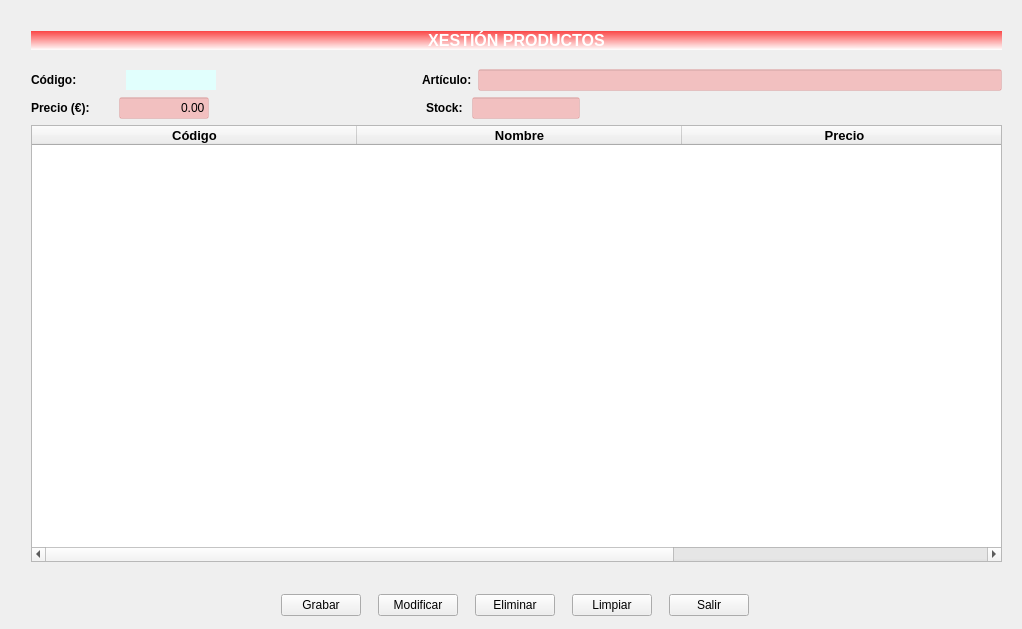
        <widget class="QWidget" name="panelPro">
         <attribute name="title">
          <string>Productos</string>
         </attribute>
         <widget class="QWidget" name="layoutWidget">
          <property name="geometry">
           <rect>
            <x>20</x>
            <y>590</y>
            <width>993</width>
            <height>30</height>
           </rect>
          </property>
          <layout class="QGridLayout" name="griBotonPro">
           <property name="sizeConstraint">
            <enum>QLayout::SetDefaultConstraint</enum>
           </property>
           <property name="leftMargin">
            <number>250</number>
           </property>
           <property name="topMargin">
            <number>0</number>
           </property>
           <property name="rightMargin">
            <number>250</number>
           </property>
           <property name="bottomMargin">
            <number>0</number>
           </property>
           <item row="0" column="3">
            <widget class="QPushButton" name="btnLimpiarPro">
             <property name="sizePolicy">
              <sizepolicy hsizetype="Fixed" vsizetype="Fixed">
               <horstretch>0</horstretch>
               <verstretch>0</verstretch>
              </sizepolicy>
             </property>
             <property name="text">
              <string>Limpiar</string>
             </property>
            </widget>
           </item>
           <item row="0" column="0">
            <widget class="QPushButton" name="btnAltaPro">
             <property name="sizePolicy">
              <sizepolicy hsizetype="Fixed" vsizetype="Fixed">
               <horstretch>0</horstretch>
               <verstretch>0</verstretch>
              </sizepolicy>
             </property>
             <property name="text">
              <string>Grabar</string>
             </property>
            </widget>
           </item>
           <item row="0" column="2">
            <widget class="QPushButton" name="btnPro">
             <property name="sizePolicy">
              <sizepolicy hsizetype="Fixed" vsizetype="Fixed">
               <horstretch>0</horstretch>
               <verstretch>0</verstretch>
              </sizepolicy>
             </property>
             <property name="text">
              <string>Eliminar</string>
             </property>
            </widget>
           </item>
           <item row="0" column="1">
            <widget class="QPushButton" name="btnModifPro">
             <property name="sizePolicy">
              <sizepolicy hsizetype="Fixed" vsizetype="Fixed">
               <horstretch>0</horstretch>
               <verstretch>0</verstretch>
              </sizepolicy>
             </property>
             <property name="text">
              <string>Modificar</string>
             </property>
            </widget>
           </item>
           <item row="0" column="4">
            <widget class="QPushButton" name="btnSalirpro">
             <property name="sizePolicy">
              <sizepolicy hsizetype="Fixed" vsizetype="Fixed">
               <horstretch>0</horstretch>
               <verstretch>0</verstretch>
              </sizepolicy>
             </property>
             <property name="text">
              <string>Salir</string>
             </property>
            </widget>
           </item>
          </layout>
         </widget>
         <widget class="QWidget" name="layoutWidget">
          <property name="geometry">
           <rect>
            <x>31</x>
            <y>31</y>
            <width>971</width>
            <height>531</height>
           </rect>
          </property>
          <layout class="QGridLayout" name="gridLayout_12">
           <item row="0" column="0">
            <widget class="QLabel" name="lblXestPro">
             <property name="font">
              <font>
               <pointsize>12</pointsize>
               <weight>75</weight>
               <bold>true</bold>
              </font>
             </property>
             <property name="styleSheet">
              <string notr="true">background-color: qlineargradient(spread:pad, x1:0.488636, y1:0, x2:0.506, y2:1, stop:0 rgba(255, 0, 0, 180), stop:1 rgba(255, 255, 255, 255));
color: rgb(255, 255, 255);</string>
             </property>
             <property name="text">
              <string>XESTIÓN PRODUCTOS</string>
             </property>
             <property name="alignment">
              <set>Qt::AlignCenter</set>
             </property>
            </widget>
           </item>
           <item row="1" column="0">
            <spacer name="verticalSpacer_3">
             <property name="orientation">
              <enum>Qt::Vertical</enum>
             </property>
             <property name="sizeType">
              <enum>QSizePolicy::Fixed</enum>
             </property>
             <property name="sizeHint" stdset="0">
              <size>
               <width>20</width>
               <height>13</height>
              </size>
             </property>
            </spacer>
           </item>
           <item row="2" column="0">
            <layout class="QGridLayout" name="gridLayout_11">
             <item row="0" column="0">
              <layout class="QGridLayout" name="gridLayout_10">
               <item row="0" column="3">
                <layout class="QGridLayout" name="gridLayout_8">
                 <item row="0" column="2">
                  <widget class="QLineEdit" name="editArtic">
                   <property name="sizePolicy">
                    <sizepolicy hsizetype="Maximum" vsizetype="Fixed">
                     <horstretch>0</horstretch>
                     <verstretch>0</verstretch>
                    </sizepolicy>
                   </property>
                   <property name="maximumSize">
                    <size>
                     <width>1000</width>
                     <height>16777215</height>
                    </size>
                   </property>
                   <property name="whatsThis">
                    <string/>
                   </property>
                   <property name="accessibleName">
                    <string/>
                   </property>
                   <property name="accessibleDescription">
                    <string/>
                   </property>
                   <property name="styleSheet">
                    <string notr="true">background-color: rgba(255, 0, 0, 50);</string>
                   </property>
                   <property name="inputMethodHints">
                    <set>Qt::ImhNone</set>
                   </property>
                   <property name="inputMask">
                    <string/>
                   </property>
                   <property name="text">
                    <string/>
                   </property>
                  </widget>
                 </item>
                 <item row="0" column="1">
                  <widget class="QLabel" name="lblArticulo">
                   <property name="sizePolicy">
                    <sizepolicy hsizetype="Fixed" vsizetype="Fixed">
                     <horstretch>0</horstretch>
                     <verstretch>0</verstretch>
                    </sizepolicy>
                   </property>
                   <property name="font">
                    <font>
                     <weight>75</weight>
                     <bold>true</bold>
                    </font>
                   </property>
                   <property name="text">
                    <string>Artículo:</string>
                   </property>
                  </widget>
                 </item>
                 <item row="0" column="0">
                  <spacer name="horizontalSpacer_9">
                   <property name="orientation">
                    <enum>Qt::Horizontal</enum>
                   </property>
                   <property name="sizeType">
                    <enum>QSizePolicy::Fixed</enum>
                   </property>
                   <property name="sizeHint" stdset="0">
                    <size>
                     <width>200</width>
                     <height>20</height>
                    </size>
                   </property>
                  </spacer>
                 </item>
                </layout>
               </item>
               <item row="0" column="2">
                <widget class="QLabel" name="lblCodPro">
                 <property name="sizePolicy">
                  <sizepolicy hsizetype="Ignored" vsizetype="Fixed">
                   <horstretch>0</horstretch>
                   <verstretch>0</verstretch>
                  </sizepolicy>
                 </property>
                 <property name="minimumSize">
                  <size>
                   <width>15</width>
                   <height>0</height>
                  </size>
                 </property>
                 <property name="maximumSize">
                  <size>
                   <width>90</width>
                   <height>20</height>
                  </size>
                 </property>
                 <property name="font">
                  <font>
                   <weight>75</weight>
                   <bold>true</bold>
                  </font>
                 </property>
                 <property name="styleSheet">
                  <string notr="true">background-color: rgb(225, 255, 253);</string>
                 </property>
                 <property name="text">
                  <string/>
                 </property>
                 <property name="alignment">
                  <set>Qt::AlignCenter</set>
                 </property>
                </widget>
               </item>
               <item row="0" column="0">
                <widget class="QLabel" name="lblCodP">
                 <property name="sizePolicy">
                  <sizepolicy hsizetype="Fixed" vsizetype="Fixed">
                   <horstretch>0</horstretch>
                   <verstretch>0</verstretch>
                  </sizepolicy>
                 </property>
                 <property name="font">
                  <font>
                   <weight>75</weight>
                   <bold>true</bold>
                  </font>
                 </property>
                 <property name="text">
                  <string>Código: </string>
                 </property>
                </widget>
               </item>
               <item row="0" column="1">
                <spacer name="horizontalSpacer_10">
                 <property name="orientation">
                  <enum>Qt::Horizontal</enum>
                 </property>
                 <property name="sizeType">
                  <enum>QSizePolicy::Fixed</enum>
                 </property>
                 <property name="sizeHint" stdset="0">
                  <size>
                   <width>40</width>
                   <height>20</height>
                  </size>
                 </property>
                </spacer>
               </item>
              </layout>
             </item>
             <item row="1" column="0">
              <layout class="QGridLayout" name="gridLayout_9">
               <item row="0" column="2">
                <widget class="QLineEdit" name="editPrec">
                 <property name="sizePolicy">
                  <sizepolicy hsizetype="Maximum" vsizetype="Fixed">
                   <horstretch>0</horstretch>
                   <verstretch>0</verstretch>
                  </sizepolicy>
                 </property>
                 <property name="maximumSize">
                  <size>
                   <width>90</width>
                   <height>16777215</height>
                  </size>
                 </property>
                 <property name="whatsThis">
                  <string extracomment="Precio en Euros"/>
                 </property>
                 <property name="accessibleName">
                  <string/>
                 </property>
                 <property name="accessibleDescription">
                  <string/>
                 </property>
                 <property name="styleSheet">
                  <string notr="true">background-color: rgba(255, 0, 0, 50);</string>
                 </property>
                 <property name="inputMethodHints">
                  <set>Qt::ImhUppercaseOnly</set>
                 </property>
                 <property name="inputMask">
                  <string extracomment="Precio en €"/>
                 </property>
                 <property name="text">
                  <string>0.00</string>
                 </property>
                 <property name="alignment">
                  <set>Qt::AlignRight|Qt::AlignTrailing|Qt::AlignVCenter</set>
                 </property>
                </widget>
               </item>
               <item row="0" column="1">
                <spacer name="horizontalSpacer_11">
                 <property name="orientation">
                  <enum>Qt::Horizontal</enum>
                 </property>
                 <property name="sizeType">
                  <enum>QSizePolicy::Fixed</enum>
                 </property>
                 <property name="sizeHint" stdset="0">
                  <size>
                   <width>20</width>
                   <height>20</height>
                  </size>
                 </property>
                </spacer>
               </item>
               <item row="0" column="5">
                <widget class="QLineEdit" name="editStock">
                 <property name="sizePolicy">
                  <sizepolicy hsizetype="Maximum" vsizetype="Fixed">
                   <horstretch>0</horstretch>
                   <verstretch>0</verstretch>
                  </sizepolicy>
                 </property>
                 <property name="maximumSize">
                  <size>
                   <width>1000</width>
                   <height>16777215</height>
                  </size>
                 </property>
                 <property name="whatsThis">
                  <string extracomment="Precio en Euros"/>
                 </property>
                 <property name="accessibleName">
                  <string/>
                 </property>
                 <property name="accessibleDescription">
                  <string/>
                 </property>
                 <property name="styleSheet">
                  <string notr="true">background-color: rgba(255, 0, 0, 50);</string>
                 </property>
                 <property name="inputMethodHints">
                  <set>Qt::ImhUppercaseOnly</set>
                 </property>
                 <property name="inputMask">
                  <string extracomment="Precio en €"/>
                 </property>
                 <property name="text">
                  <string/>
                 </property>
                 <property name="alignment">
                  <set>Qt::AlignRight|Qt::AlignTrailing|Qt::AlignVCenter</set>
                 </property>
                </widget>
               </item>
               <item row="0" column="0">
                <widget class="QLabel" name="lblPrecio">
                 <property name="sizePolicy">
                  <sizepolicy hsizetype="Fixed" vsizetype="Fixed">
                   <horstretch>0</horstretch>
                   <verstretch>0</verstretch>
                  </sizepolicy>
                 </property>
                 <property name="font">
                  <font>
                   <weight>75</weight>
                   <bold>true</bold>
                  </font>
                 </property>
                 <property name="text">
                  <string>Precio (€): </string>
                 </property>
                </widget>
               </item>
               <item row="0" column="4">
                <widget class="QLabel" name="lblStock">
                 <property name="sizePolicy">
                  <sizepolicy hsizetype="Fixed" vsizetype="Fixed">
                   <horstretch>0</horstretch>
                   <verstretch>0</verstretch>
                  </sizepolicy>
                 </property>
                 <property name="font">
                  <font>
                   <weight>75</weight>
                   <bold>true</bold>
                  </font>
                 </property>
                 <property name="text">
                  <string>Stock: </string>
                 </property>
                </widget>
               </item>
               <item row="0" column="3">
                <spacer name="horizontalSpacer_8">
                 <property name="orientation">
                  <enum>Qt::Horizontal</enum>
                 </property>
                 <property name="sizeType">
                  <enum>QSizePolicy::Fixed</enum>
                 </property>
                 <property name="sizeHint" stdset="0">
                  <size>
                   <width>211</width>
                   <height>20</height>
                  </size>
                 </property>
                </spacer>
               </item>
               <item row="0" column="6">
                <spacer name="horizontalSpacer_12">
                 <property name="orientation">
                  <enum>Qt::Horizontal</enum>
                 </property>
                 <property name="sizeHint" stdset="0">
                  <size>
                   <width>40</width>
                   <height>20</height>
                  </size>
                 </property>
                </spacer>
               </item>
              </layout>
             </item>
             <item row="2" column="0">
              <widget class="QTableWidget" name="tableProd">
               <property name="maximumSize">
                <size>
                 <width>16777215</width>
                 <height>16777215</height>
                </size>
               </property>
               <attribute name="horizontalHeaderDefaultSectionSize">
                <number>325</number>
               </attribute>
               <column>
                <property name="text">
                 <string>Código</string>
                </property>
                <property name="font">
                 <font>
                  <pointsize>10</pointsize>
                  <weight>75</weight>
                  <bold>true</bold>
                 </font>
                </property>
                <property name="textAlignment">
                 <set>AlignCenter</set>
                </property>
               </column>
               <column>
                <property name="text">
                 <string>Nombre</string>
                </property>
                <property name="font">
                 <font>
                  <pointsize>10</pointsize>
                  <weight>75</weight>
                  <bold>true</bold>
                 </font>
                </property>
                <property name="textAlignment">
                 <set>AlignCenter</set>
                </property>
               </column>
               <column>
                <property name="text">
                 <string>Precio</string>
                </property>
                <property name="font">
                 <font>
                  <pointsize>10</pointsize>
                  <weight>75</weight>
                  <bold>true</bold>
                 </font>
                </property>
                <property name="textAlignment">
                 <set>AlignCenter</set>
                </property>
               </column>
              </widget>
             </item>
            </layout>
           </item>
          </layout>
         </widget>
        </widget>
